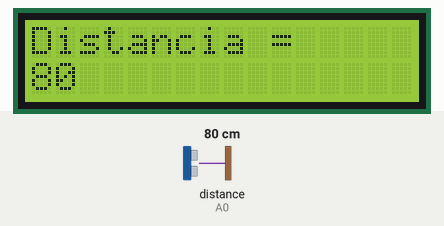
Simulated run of this sketch. Board: Arduino Uno, built with avr-gcc and run on an emulated ATmega328P. Parts: 16×2 character LCD. Inputs (shaded band) come from the test bench; at power-on: distance to the obstacle (sensor on A0) 80 cm.

Above: at 1.2 s.
1.3 s: distance to the obstacle (sensor on A0) set to 2 cm
At 3.2 s:
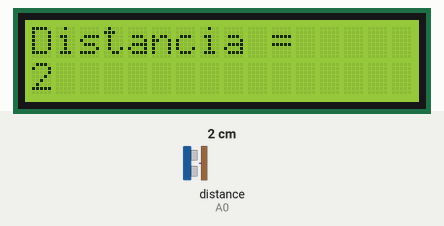
3.5 s: distance to the obstacle (sensor on A0) set to 4 cm
At 5.1 s:
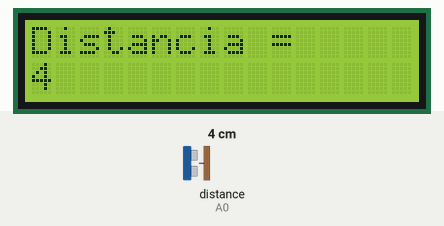
5.5 s: distance to the obstacle (sensor on A0) set to 9 cm
At 6.8 s:
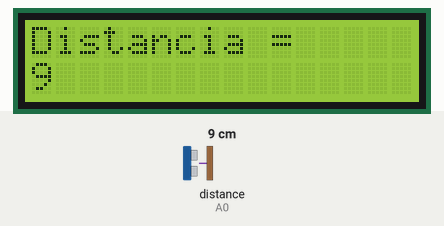
Timing chart, 0 to 8.5 s (numbered marks = the images above; inputs shaded):
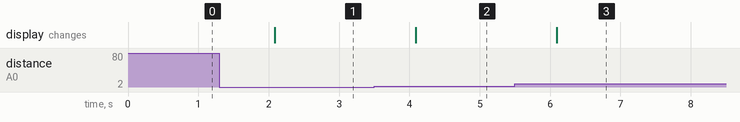

Measured:
- after the input at 1.3 s, the display: changes after 0.78 s (image 1)
- after the input at 3.5 s, the display: changes after 0.59 s (image 2)
- after the input at 5.5 s, the display: changes after 0.60 s (image 3)

The sketch:

ULTRASONICO_MAIS_LCD.ino
```cpp
// Biblioteca

#include <LiquidCrystal.h>
#include <Ultrasonic.h>

const int rs = 9, en = 8, d4 = 6, d5 = 5, d6 = 4, d7 = 3;
LiquidCrystal lcd(rs, en, d4, d5, d6, d7);
Ultrasonic ultrasonic(A1, A0);

void setup() {
  // put your setup code here, to run once:
  lcd.begin(16, 2);
  lcd.print("Distancia =");

}

void loop() {
  // put your main code here, to run repeatedly:
  int distancia = ultrasonic.distanceRead();

    lcd.setCursor(0, 1);
    lcd.print("                ");
    lcd.setCursor(0, 1);
    lcd.print(distancia);
    delay(1000);
}
```
